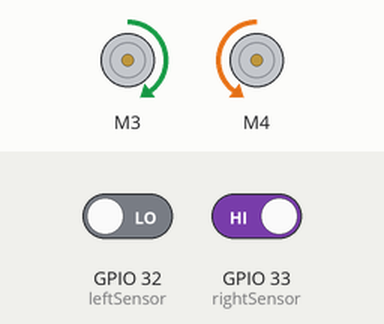
This sketch was run on a simulated ESP32. Shown: 2 × DC motor (green arrow = forward, orange = backward, longer = faster). Inputs (shaded band) come from the test bench; at power-on: GPIO 32 (leftSensor) LOW, GPIO 33 (rightSensor) HIGH. What the sketch prints to the serial monitor is not drawn.

Above: at 1.2 s.
1.3 s: GPIO 32 (leftSensor) driven HIGH
At 2.1 s:
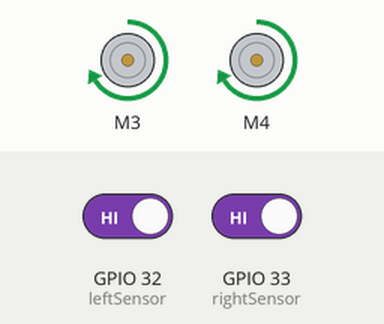
3.3 s: GPIO 33 (rightSensor) driven LOW
At 4.4 s:
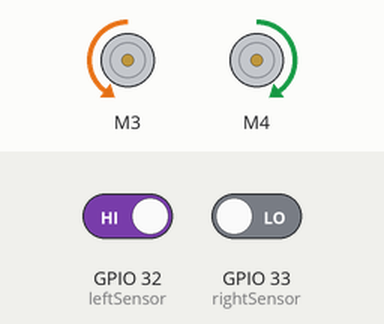
4.8 s: GPIO 33 (rightSensor) driven HIGH
At 5.9 s:
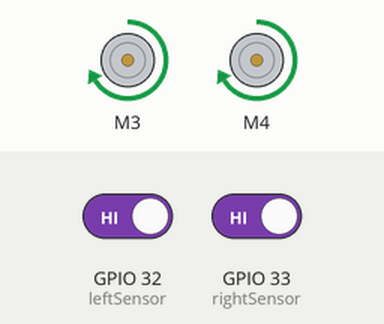
6.8 s: GPIO 32 (leftSensor) driven LOW
At 7.1 s:
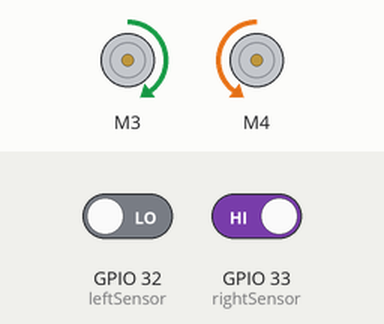
Timing chart, 0 to 9.3 s (numbered marks = the images above; inputs shaded):
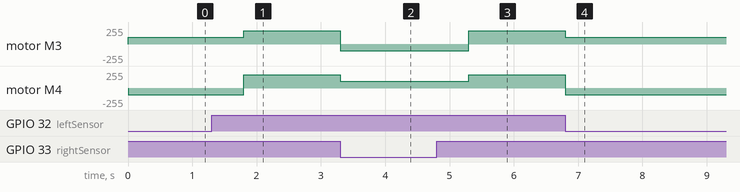

Measured:
- after the input at 1.3 s, motor M3: forward 100/255 → forward 200/255 after 0.50 s; motor M4: backward 100/255 → forward 200/255 after 0.50 s
- after the input at 3.3 s, motor M3: forward 200/255 → backward 100/255 at once; motor M4: forward 200/255 → forward 100/255 at once
- after the input at 4.8 s, motor M3: backward 100/255 → forward 200/255 after 0.50 s; motor M4: forward 100/255 → forward 200/255 after 0.50 s
- after the input at 6.8 s, motor M3: forward 200/255 → forward 100/255 at once; motor M4: forward 200/255 → backward 100/255 at once

The sketch:

ble-rover-robot-sharp-sensors-autonomous-drive-update.ino
```cpp
// https://forums.adafruit.com/viewtopic.php?f=59&t=113857&p=569013&hilit=adabox+002#p569013

#include <Wire.h>
#include <Adafruit_MotorShield.h>
#include "utility/Adafruit_MS_PWMServoDriver.h"

// Create the motor shield object with the default I2C address
Adafruit_MotorShield AFMS = Adafruit_MotorShield();

// And connect 2 DC motors to port M3 & M4 !
Adafruit_DCMotor *L_MOTOR = AFMS.getMotor(3);
Adafruit_DCMotor *R_MOTOR = AFMS.getMotor(4);

// And connect the Sharp distance sensors
int leftSensor = A4;
int rightSensor = A5;

// This is the time in microseconds to keep turning
const int EXTRA_TURN_TIME = 500;

void setup() {
  Serial.begin(9600);           // set up Serial library at 9600 bps
  Serial.println("Adafruit Motorshield v2 - DC Motor test!");

  pinMode(leftSensor, INPUT); // set up distance sensor pins
  pinMode(rightSensor, INPUT);

  AFMS.begin();  // create with the default frequency 1.6KHz

}

void loop() {
  L_MOTOR->setSpeed(200);
  R_MOTOR->setSpeed(200);
  L_MOTOR->run(FORWARD);
  R_MOTOR->run(FORWARD);

  if(digitalRead(rightSensor) == LOW) {
      L_MOTOR->setSpeed(100);
      R_MOTOR->setSpeed(100);
      L_MOTOR->run(BACKWARD);
      R_MOTOR->run(FORWARD);
      while (digitalRead(rightSensor) == LOW){
        delay(100);
      }
      delay(EXTRA_TURN_TIME);
    }


if(digitalRead(leftSensor) == LOW) {
    L_MOTOR->setSpeed(100);
    R_MOTOR->setSpeed(100);
    L_MOTOR->run(FORWARD);
    R_MOTOR->run(BACKWARD);
    while (digitalRead(leftSensor) == LOW){
      delay(100);
    }
    delay(EXTRA_TURN_TIME);
  }

}
```
